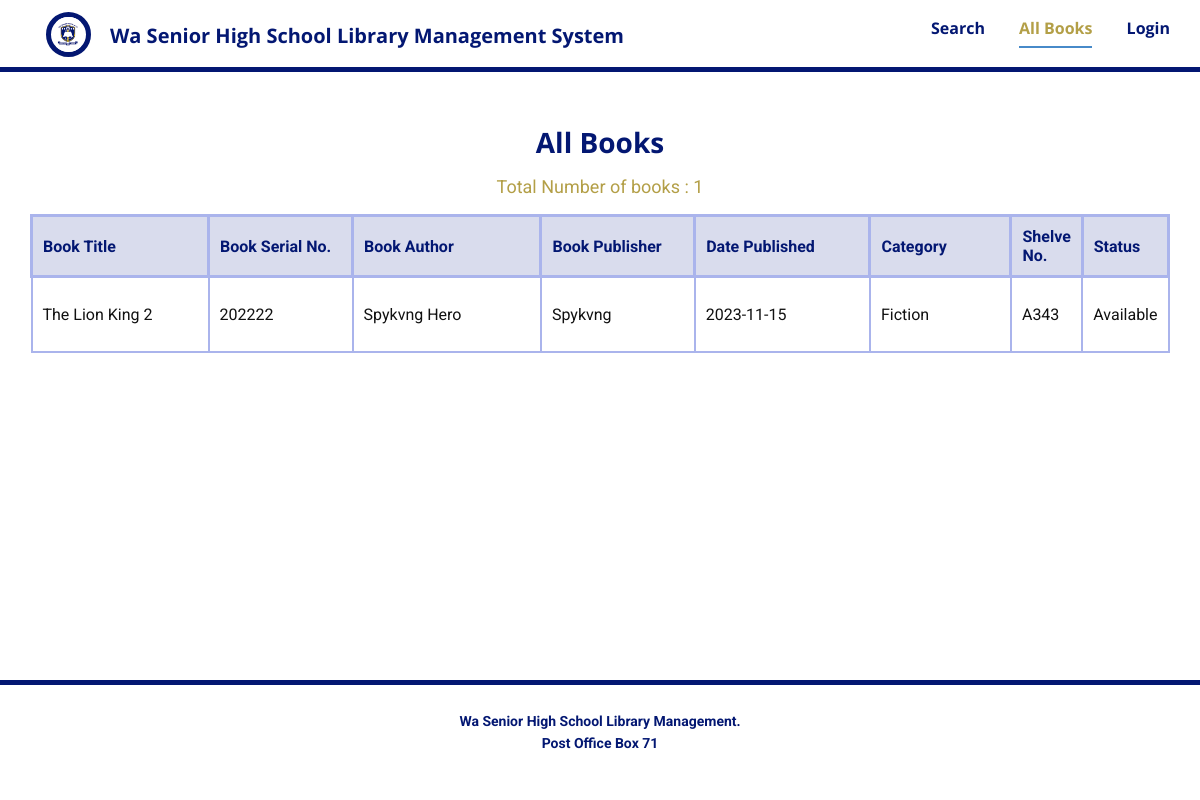
The app's page /all-books, older data.
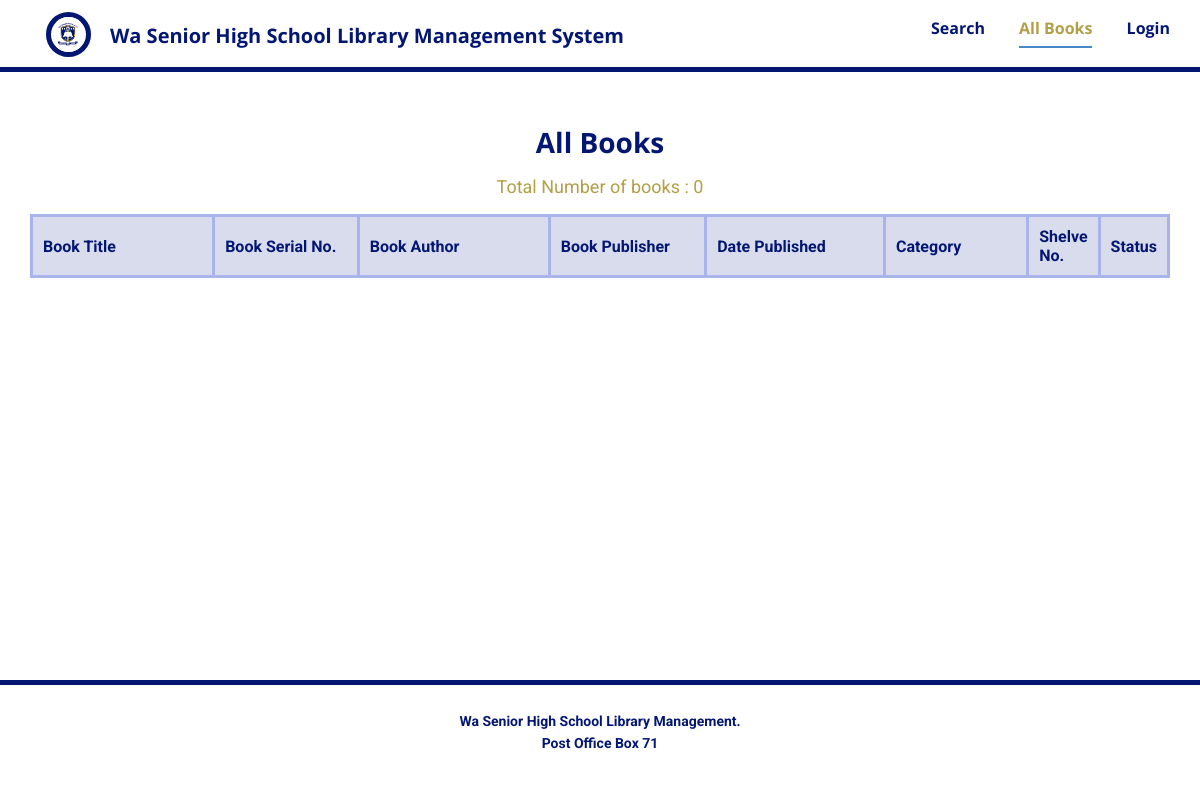
The same page, newer data.
### database.py (models this page shows, shortened)
class Library(db.Model):
    id = db.Column(db.Integer, primary_key=True)
    title = db.Column(db.String(60), unique=False, nullable=False)
    serial_no = db.Column(db.String(60), unique=True, nullable=False)
    author = db.Column(db.String(60), unique=False, nullable=False)
    publisher = db.Column(db.String(60), unique=False, nullable=False)
    date_published = db.Column(db.String(60), unique=False, nullable=False)
    status = db.Column(db.String(60), unique=False, nullable=False, default='Available')
    date = db.Column(db.String(20), unique=False, nullable=False, default=datetime.utcnow())
    category = db.Column(db.String(60), unique=False, nullable=False)
    reference = db.Column(db.String(60), unique=False, nullable=True)

### routes.py (the view)
@app.route('/all-books')
def all_books():
    books = Library.query.all()
    total_books = Library.query.count()
    return render_template('All-books.html', title='All Books', books=books, total_books=total_books)

### templates/All-books.html
{% extends 'Base.html' %} {% block head %}
<link
  href="{{ url_for('static', filename='Tables.css') }}"
  media="screen"
  rel="stylesheet" />
{% endblock %} {% block content %}
<section
  class="u-clearfix u-container-align-center-xl u-section-2"
  id="sec-ddd3">
  <div class="u-clearfix u-sheet u-sheet-1">
    <h3
      class="u-align-center u-text u-text-custom-color-1 u-text-default u-text-1">
      All Books
    </h3>
    <p
      class="u-align-center u-text u-text-custom-color-3 u-text-default u-text-2">
      Total Number of books : {{total_books}}
    </p>
    <div
      class="u-align-left u-expanded-width u-table u-table-responsive u-table-1">
      <table class="u-table-entity">
        <colgroup>
          <col width="18.9%" />
          <col width="14.6%" />
          <col width="19.6%" />
          <col width="15.3%" />
          <col width="17.7%" />
          <col width="13.899999999999995%" />
        </colgroup>
        <thead
          class="u-custom-color-2 u-table-header u-text-custom-color-1 u-table-header-1">
          <tr style="height: 46px">
            <th
              class="u-border-3 u-border-custom-color-5 u-table-cell u-table-cell-1">
              Book Title
            </th>
            <th
              class="u-border-3 u-border-custom-color-5 u-table-cell u-table-cell-2">
              Book Serial No.
            </th>
            <th
              class="u-border-3 u-border-custom-color-5 u-table-cell u-table-cell-3">
              Book Author
            </th>
            <th
              class="u-border-3 u-border-custom-color-5 u-table-cell u-table-cell-4">
              Book Publisher
            </th>
            <th
              class="u-border-3 u-border-custom-color-5 u-table-cell u-table-cell-5">
              Date Published
            </th>
            <th
              class="u-border-3 u-border-custom-color-5 u-table-cell u-table-cell-6">
              Category
            </th>
            <th
              class="u-border-3 u-border-custom-color-5 u-table-cell u-table-cell-6">
              Shelve No.
            </th>
            <th
              class="u-border-3 u-border-custom-color-5 u-table-cell u-table-cell-6">
              Status
            </th>
          </tr>
        </thead>
        <tbody class="u-table-body">
          {% for book in books %}
          <tr style="height: 75px">
            <td class="u-border-2 u-border-custom-color-5 u-table-cell">
              {{book.title}}
            </td>
            <td class="u-border-2 u-border-custom-color-5 u-table-cell">
              {{book.serial_no}}
            </td>
            <td class="u-border-2 u-border-custom-color-5 u-table-cell">
              {{book.author}}
            </td>
            <td class="u-border-2 u-border-custom-color-5 u-table-cell">
              {{book.publisher}}
            </td>
            <td class="u-border-2 u-border-custom-color-5 u-table-cell">
              {{book.date_published}}
            </td>
            <td class="u-border-2 u-border-custom-color-5 u-table-cell">
              {{book.category}}
            </td>
            <td class="u-border-2 u-border-custom-color-5 u-table-cell">
              {{book.reference}}
            </td>
            <td class="u-border-2 u-border-custom-color-5 u-table-cell">
              {{book.status}}
            </td>
          </tr>
          {% endfor %}
        </tbody>
      </table>
    </div>
  </div>
</section>
{% endblock %}

### templates/Base.html (shortened to what this page needs)
<html lang="en" style="font-size: 16px">
  <head>
    <link
      href="{{ url_for('static', filename='nicepage.css') }}"
      media="all"
      rel="stylesheet"
    />
    {% block head %}{% endblock %}
    <link
      rel="stylesheet"
      href="https://cdn.jsdelivr.net/npm/bootstrap@5.2.3/dist/css/bootstrap.min.css"
    />
  </head>
  <body class="u-body u-xl-mode" data-lang="en" data-path-to-root="./">
    <header
      class="u-border-5 u-border-custom-color-1 u-border-no-left u-border-no-right u-border-no-top u-clearfix u-header u-header"
      id="sec-ab80"
    >
      <div class="u-clearfix u-sheet u-sheet-1">
        <nav class="u-menu u-menu-dropdown u-offcanvas u-menu-1">
          <div class="u-custom-menu u-nav-container">
            <ul
              class="u-custom-font u-font-open-sans u-nav u-spacing-30 u-unstyled u-nav-1"
            >
              <li class="u-nav-item">
                <a
                  class="u-border-2 u-border-active-palette-1-base u-border-hover-palette-1-base u-border-no-left u-border-no-right u-border-no-top u-button-style u-nav-link u-text-active-custom-color-3 u-text-custom-color-1 u-text-hover-custom-color-2"
                  style="padding: 10px 0px"
                  >Search</a
                >
              </li>
              <li class="u-nav-item">
                <a href="{{url_for('all_books')}}"
                  class="u-border-2 u-border-active-palette-1-base u-border-hover-palette-1-base u-border-no-left u-border-no-right u-border-no-top u-button-style u-nav-link u-text-active-custom-color-3 u-text-custom-color-1 u-text-hover-custom-color-2"
                  style="padding: 10px 0px"
                  >All Books</a
                >
              </li>
              {% if current_user.is_authenticated %}
              <li class="u-nav-item">
                <a
                  class="u-border-2 u-border-active-palette-1-base u-border-hover-palette-1-base u-border-no-left u-border-no-right u-border-no-top u-button-style u-nav-link u-text-active-custom-color-3 u-text-custom-color-1 u-text-hover-custom-color-2"
                  href="{{url_for('dashboard')}}"
                  style="padding: 10px 0px"
                  >Dashboard</a
                >
              </li>
              <li class="u-nav-item">
                <a
                  class="u-border-2 u-border-active-palette-1-base u-border-hover-palette-1-base u-border-no-left u-border-no-right u-border-no-top u-button-style u-nav-link u-text-active-custom-color-3 u-text-custom-color-1 u-text-hover-custom-color-2"
                  style="padding: 10px 0px"
                  >Upload Data</a
                >
                <div class="u-nav-popup">
                  <ul class="u-h-spacing-20 u-nav u-unstyled u-v-spacing-10">
                    <li class="u-nav-item">
                      <a
                        href="{{url_for('upload_books')}}"
                        class="u-active-custom-color-3 u-button-style u-custom-color-4 u-hover-custom-color-2 u-nav-link"
                        >Upload Books</a
                      >
                    </li>
                    <li class="u-nav-item">
                      <a
                        href="{{url_for('upload_students')}}"
                        class="u-active-custom-color-3 u-button-style u-custom-color-4 u-hover-custom-color-2 u-nav-link"
                        >Upload Students</a
                      >
                    </li>
                  </ul>
                </div>
              </li>
              <li class="u-nav-item">
                <a
                  class="u-border-2 u-border-active-palette-1-base u-border-hover-palette-1-base u-border-no-left u-border-no-right u-border-no-top u-button-style u-nav-link u-text-active-custom-color-3 u-text-custom-color-1 u-text-hover-custom-color-2"
                  href="{{url_for('logout')}}"
                  style="padding: 10px 0px"
                  >Logout</a
                >
              </li>
              {% else %}
              <li class="u-nav-item">
                <a
                  href="{{url_for('login')}}"
                  class="u-border-2 u-border-active-palette-1-base u-border-hover-palette-1-base u-border-no-left u-border-no-right u-border-no-top u-button-style u-nav-link u-text-active-custom-color-3 u-text-custom-color-1 u-text-hover-custom-color-2"
                  style="padding: 10px 0px"
                  >Login</a
                >
              </li>
              {% endif %}
            </ul>
          </div>
        </nav>
        <img
          alt=""
          class="u-border-5 u-border-custom-color-1 u-image u-image-circle u-image-contain u-image-1"
          data-href="Home.html"
          data-image-height="267"
          data-image-width="189"
          src="{{ url_for('static', filename='images/images.png') }}"
        />
        <h5
          class="u-custom-font u-font-open-sans u-text u-text-custom-color-1 u-text-default u-text-1"
        >
          <a
            class="u-active-none u-border-none u-btn u-button-link u-button-style u-hover-none u-none u-text-custom-color-1 u-btn-1"
            href="{{url_for('login_student')}}"
            >Wa Senior High School Library Management System</a
          >
        </h5>
      </div>
    </header>
    {% block content %} {% endblock %}
    <footer
      class="u-align-center u-border-5 u-border-custom-color-1 u-border-no-bottom u-border-no-left u-border-no-right u-clearfix u-custom-color-4 u-footer u-footer"
      id="sec-cfa5"
    >
      <div class="u-clearfix u-sheet u-valign-middle u-sheet-1">
        <p
          class="u-small-text u-text u-text-custom-color-1 u-text-variant u-text-1"
        >
          Wa Senior High School Library Management.<br />Post Office Box 71
        </p>
      </div>
    </footer>
  </body>
</html>

### static/Tables.css (style rules this page uses)
.u-section-2 .u-sheet-1 { min-height: 608px; }
.u-section-2 .u-text-1 { font-weight: 700; margin: 54px auto 0; }
.u-section-2 .u-text-2 { width: 238px; margin: 13px auto 0; }
.u-section-2 .u-table-1 { margin-top: 13px; margin-bottom: 60px; height: 340px; }
.u-section-2 .u-table-header-1 { font-weight: 700; background-image: none; }
.u-section-2 .u-table-cell-1 { border-style: solid; }
.u-section-2 .u-table-cell-2 { border-style: solid; }
.u-section-2 .u-table-cell-3 { border-style: solid; }
.u-section-2 .u-table-cell-4 { border-style: solid; }
.u-section-2 .u-table-cell-5 { border-style: solid; }
.u-section-2 .u-table-cell-6 { border-style: solid; }

Row changes from the older to the newer data that the page shows:
removed Library: title "The Lion King 2", serial_no "202222", author "Spykvng Hero", publisher "Spykvng", date_published "2023-11-15", category "Fiction", reference "A343", status "Available"
Text that changed along with them:
{{ total_books }}: "1" → "0"
